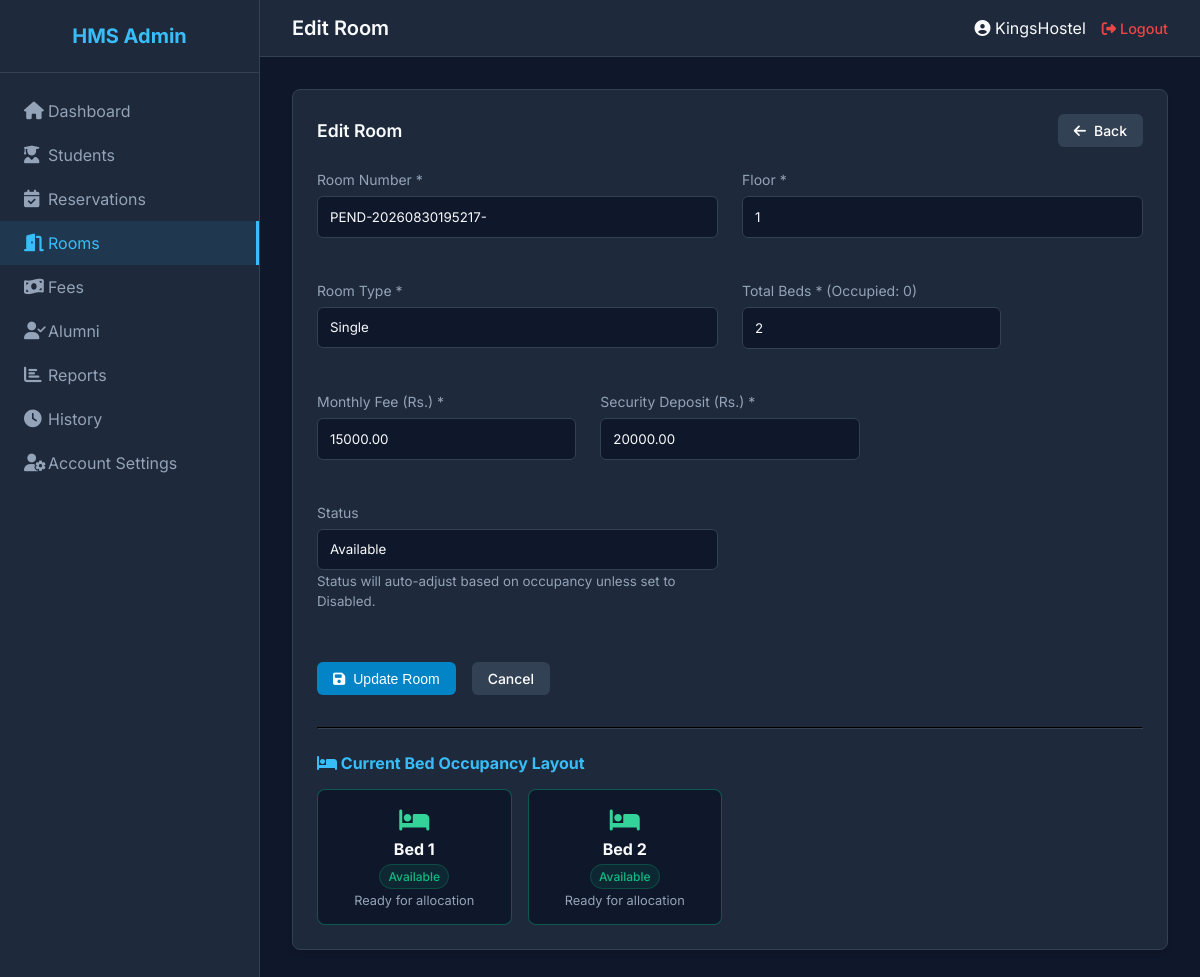
The app's page /rooms/edit/128 (signed in) with its own data.
### tables this page shows
CREATE TABLE `rooms` (
  `id` int(11) NOT NULL AUTO_INCREMENT,
  `room_number` varchar(20) NOT NULL,
  `block` varchar(50) NOT NULL,
  `floor` varchar(20) NOT NULL,
  `room_type` varchar(50) NOT NULL,
  `total_beds` int(11) NOT NULL,
  `occupied_beds` int(11) DEFAULT 0,
  `monthly_fee` decimal(10,2) NOT NULL,
  `security_deposit` decimal(10,2) NOT NULL,
  `status` enum('Available','Partially Occupied','Occupied','Disabled') DEFAULT 'Available',
  `created_at` timestamp NOT NULL DEFAULT current_timestamp(),
  `updated_at` timestamp NOT NULL DEFAULT current_timestamp() ON UPDATE current_timestamp(),
  PRIMARY KEY (`id`),
  UNIQUE KEY `room_number` (`room_number`,`block`)
);

### legacy_mvc/views/admin/rooms/edit.php (the view, shortened to what the rows shown need)
<?php $config = require APP_ROOT . '/config/app.php'; ?>
<div class="card">
    <div class="card-header">
        <h3 class="card-title">Edit Room</h3>
        <a href="<?php echo $config['base_url']; ?>/rooms" class="btn" style="background: #334155; color: white;"><i class="fas fa-arrow-left"></i> Back</a>
    </div>
    <form action="<?php echo $config['base_url']; ?>/rooms/update/<?php echo $room['id']; ?>" method="POST">
        <div class="row">
            <div class="col-md-6 form-group">
                <label class="form-label">Room Number *</label>
                <input type="text" name="room_number" class="form-control" value="<?php echo htmlspecialchars($room['room_number']); ?>" required>
            </div>
            <div class="col-md-6 form-group">
                <label class="form-label">Floor *</label>
                <input type="text" name="floor" class="form-control" value="<?php echo htmlspecialchars($room['floor']); ?>" required>
            </div>
            <div class="col-md-6 form-group">
                <label class="form-label">Room Type *</label>
                <select name="room_type" class="form-control" required>
                    <option value="Single" <?php echo $room['room_type'] == 'Single' ? 'selected' : ''; ?>>Single</option>
                </select>
            </div>
            <div class="col-md-4 form-group">
                <label class="form-label">Total Beds * (Occupied: <?php echo $room['occupied_beds']; ?>)</label>
                <input type="number" name="total_beds" class="form-control" min="<?php echo $room['occupied_beds'] > 0 ? $room['occupied_beds'] : 1; ?>" max="10" value="<?php echo $room['total_beds']; ?>" required>
            </div>
            <div class="col-md-4 form-group">
                <label class="form-label">Monthly Fee (Rs.) *</label>
                <input type="number" name="monthly_fee" class="form-control" step="0.01" min="0" value="<?php echo htmlspecialchars($room['monthly_fee']); ?>" required>
            </div>
            <div class="col-md-4 form-group">
                <label class="form-label">Security Deposit (Rs.) *</label>
                <input type="number" name="security_deposit" class="form-control" step="0.01" min="0" value="<?php echo htmlspecialchars($room['security_deposit']); ?>" required>
            </div>
            <div class="col-md-6 form-group">
                <label class="form-label">Status</label>
                <select name="status" class="form-control">
                    <option value="Available" <?php echo $room['status'] == 'Available' ? 'selected' : ''; ?>>Available</option>
                </select>
                <small style="color: var(--text-muted);">Status will auto-adjust based on occupancy unless set to Disabled.</small>
            </div>
        </div>
        <div style="margin-top: 2rem; display: flex; gap: 1rem;">
            <button type="submit" class="btn btn-primary"><i class="fas fa-save"></i> Update Room</button>
            <a href="<?php echo $config['base_url']; ?>/rooms" class="btn" style="background: #334155; color: white;">Cancel</a>
        </div>
    </form>
    <?php if (!empty($bedDetails) && !empty($bedDetails['beds'])): ?>
        <hr style="border-color: var(--border); margin: 2rem 0 1.5rem 0;">
        <h4 style="color: var(--primary); margin-bottom: 1rem;"><i class="fas fa-bed"></i> Current Bed Occupancy Layout</h4>
        <div style="display: grid; grid-template-columns: repeat(auto-fill, minmax(180px, 1fr)); gap: 1rem;">
            <?php foreach ($bedDetails['beds'] as $bed): ?>
                <div style="background: #0f172a; border: 1px solid <?php echo $bed['is_occupied'] ? 'rgba(239,68,68,0.4)' : 'rgba(16,185,129,0.4)'; ?>; border-radius: 8px; padding: 1rem; text-align: center;">
                    <div style="font-size: 1.5rem; color: <?php echo $bed['is_occupied'] ? '#f87171' : '#34d399'; ?>; margin-bottom: 0.25rem;">
                        <i class="fas fa-bed"></i>
                    </div>
                    <strong>Bed <?php echo $bed['bed_number']; ?></strong>
                    <div style="margin-top: 0.35rem;">
                        <?php if ($bed['is_occupied']): ?>
                            <span class="badge badge-danger">Occupied</span>
                            <div style="font-size: 0.8rem; color: #cbd5e1; margin-top: 0.5rem; line-height: 1.3;">
                                <?php echo htmlspecialchars($bed['occupant']['student_name']); ?><br>
                                <small style="color: var(--text-muted);"><?php echo htmlspecialchars($bed['occupant']['student_id_str']); ?></small>
                            </div>
                        <?php else: ?>
                            <span class="badge badge-success">Available</span>
                            <div style="font-size: 0.8rem; color: var(--text-muted); margin-top: 0.5rem;">
                                Ready for allocation
                            </div>
                        <?php endif; ?>
                    </div>
                </div>
            <?php endforeach; ?>
        </div>
    <?php endif; ?>
</div>

### legacy_mvc/src/Core/Router.php (shortened to what the rows shown need)
<?php
class Router {
    private $routes = [];
    public function add($method, $path, $controller, $action) {
        $path = preg_replace('/\{([a-zA-Z0-9_]+)\}/', '(?P<$1>[a-zA-Z0-9_]+)', $path);
        $this->routes[] = [
            'method' => strtoupper($method),
            'path' => '#^' . $path . '$#',
            'controller' => $controller,
            'action' => $action
        ];
    }
    public function dispatch($url) {
        $url = rtrim($url, '/');
        if (empty($url)) {
            $url = '/';
        } else {
            $url = '/' . $url;
        }
        $method = $_SERVER['REQUEST_METHOD'];
        foreach ($this->routes as $route) {
            if ($route['method'] === $method && preg_match($route['path'], $url, $matches)) {
                $params = array_filter($matches, 'is_string', ARRAY_FILTER_USE_KEY);
                $controllerName = "\\App\\Controllers\\" . $route['controller'];
                if (class_exists($controllerName)) {
                    $controller = new $controllerName();
                    $action = $route['action'];
                    if (method_exists($controller, $action)) {
                        call_user_func_array([$controller, $action], $params);
                        return;
                    }
                }
            }
        }
    }
}

### records on screen
rooms: room_number "PEND-20260830195217-", floor "1", occupied_beds "0", total_beds "2", monthly_fee "15000.00", security_deposit "20000.00", status "Available"
